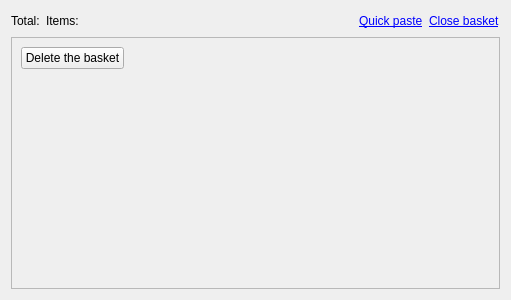
<?xml version="1.0" encoding="UTF-8"?>
<ui version="4.0">
 <class>Form</class>
 <widget class="QWidget" name="Form">
  <property name="geometry">
   <rect>
    <x>0</x>
    <y>0</y>
    <width>511</width>
    <height>300</height>
   </rect>
  </property>
  <property name="windowTitle">
   <string>Form</string>
  </property>
  <layout class="QVBoxLayout" name="verticalLayout">
   <item>
    <layout class="QHBoxLayout" name="horizontalLayout">
     <item>
      <widget class="QLabel" name="totalL">
       <property name="text">
        <string>Total:</string>
       </property>
      </widget>
     </item>
     <item>
      <widget class="QLabel" name="itemsL">
       <property name="text">
        <string>Items:</string>
       </property>
      </widget>
     </item>
     <item>
      <spacer name="horizontalSpacer">
       <property name="orientation">
        <enum>Qt::Horizontal</enum>
       </property>
       <property name="sizeHint" stdset="0">
        <size>
         <width>40</width>
         <height>20</height>
        </size>
       </property>
      </spacer>
     </item>
     <item>
      <widget class="QLabel" name="quickPasteL">
       <property name="text">
        <string>&lt;a href=&quot;quickPaste://&quot;&gt;Quick paste&lt;/a&gt;</string>
       </property>
      </widget>
     </item>
     <item>
      <widget class="QLabel" name="closeBasketL">
       <property name="text">
        <string>&lt;html&gt;&lt;head/&gt;&lt;body&gt;&lt;p&gt;&lt;a href=&quot;closeBasket://&quot;&gt;&lt;span style=&quot; text-decoration: underline; color:#0000ff;&quot;&gt;Close basket&lt;/span&gt;&lt;/a&gt;&lt;/p&gt;&lt;/body&gt;&lt;/html&gt;</string>
       </property>
      </widget>
     </item>
    </layout>
   </item>
   <item>
    <widget class="QScrollArea" name="itemsArea">
     <property name="widgetResizable">
      <bool>true</bool>
     </property>
     <property name="alignment">
      <set>Qt::AlignLeading|Qt::AlignLeft|Qt::AlignTop</set>
     </property>
     <widget class="QWidget" name="scrollAreaWidgetContents">
      <property name="geometry">
       <rect>
        <x>0</x>
        <y>0</y>
        <width>491</width>
        <height>252</height>
       </rect>
      </property>
      <layout class="QVBoxLayout" name="verticalLayout_2">
       <item>
        <layout class="QHBoxLayout" name="horizontalLayout_2">
         <item>
          <widget class="QPushButton" name="deleteBasketPB">
           <property name="text">
            <string>Delete the basket</string>
           </property>
           <property name="icon">
            <iconset resource="../components.qrc">
             <normaloff>:/pics/pics/cross.png</normaloff>:/pics/pics/cross.png</iconset>
           </property>
           <property name="autoDefault">
            <bool>false</bool>
           </property>
           <property name="default">
            <bool>false</bool>
           </property>
           <property name="flat">
            <bool>false</bool>
           </property>
          </widget>
         </item>
         <item>
          <spacer name="horizontalSpacer_2">
           <property name="orientation">
            <enum>Qt::Horizontal</enum>
           </property>
           <property name="sizeHint" stdset="0">
            <size>
             <width>40</width>
             <height>20</height>
            </size>
           </property>
          </spacer>
         </item>
        </layout>
       </item>
       <item>
        <spacer name="verticalSpacer">
         <property name="orientation">
          <enum>Qt::Vertical</enum>
         </property>
         <property name="sizeHint" stdset="0">
          <size>
           <width>20</width>
           <height>240</height>
          </size>
         </property>
        </spacer>
       </item>
      </layout>
     </widget>
    </widget>
   </item>
  </layout>
 </widget>
 <resources>
  <include location="../components.qrc"/>
 </resources>
 <connections/>
</ui>
